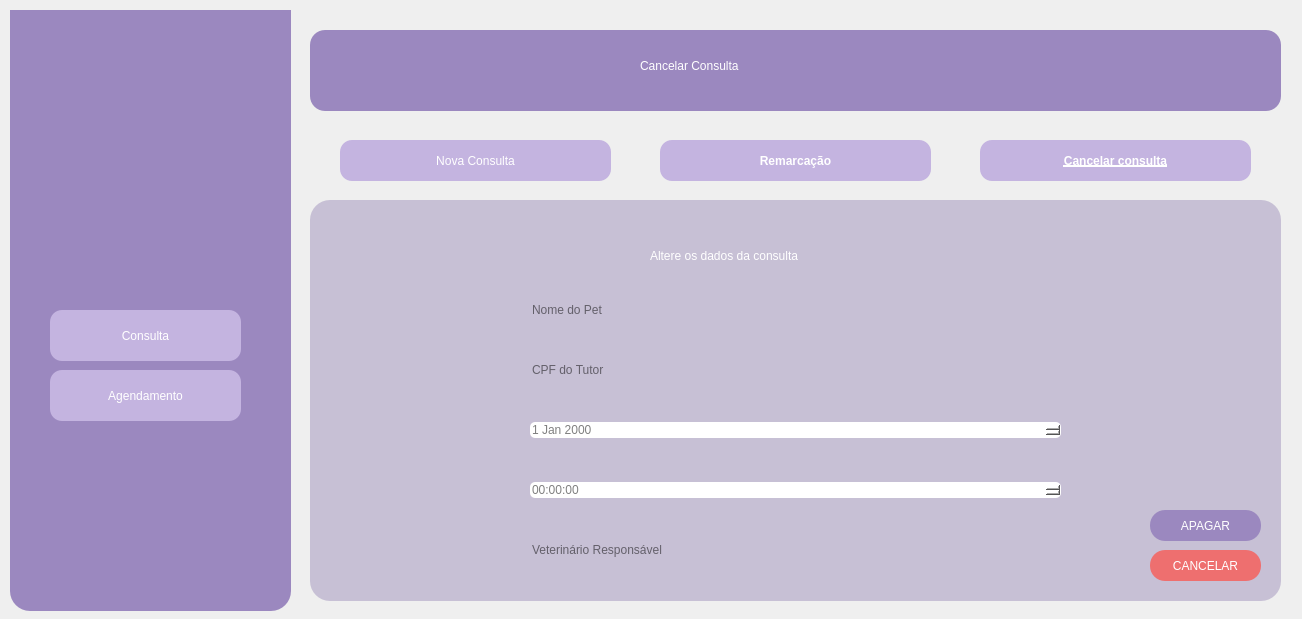
<?xml version="1.0" encoding="UTF-8"?>
<ui version="4.0">
 <class>cancelarconsulta</class>
 <widget class="QDialog" name="cancelarconsulta">
  <property name="geometry">
   <rect>
    <x>0</x>
    <y>0</y>
    <width>1302</width>
    <height>619</height>
   </rect>
  </property>
  <property name="windowTitle">
   <string>Dialog</string>
  </property>
  <widget class="QPushButton" name="remarcacaoButton">
   <property name="geometry">
    <rect>
     <x>660</x>
     <y>140</y>
     <width>271</width>
     <height>41</height>
    </rect>
   </property>
   <property name="font">
    <font>
     <family>System</family>
     <pointsize>9</pointsize>
     <italic>false</italic>
     <bold>true</bold>
     <underline>false</underline>
    </font>
   </property>
   <property name="styleSheet">
    <string notr="true">background-color: #C4B4E0;
font: 700 9pt &quot;System&quot;;
border-radius: 12px;
padding: 5px;
color: #ffffff</string>
   </property>
   <property name="text">
    <string>Remarcação</string>
   </property>
  </widget>
  <widget class="QPushButton" name="novaconsultaButton">
   <property name="geometry">
    <rect>
     <x>340</x>
     <y>140</y>
     <width>271</width>
     <height>41</height>
    </rect>
   </property>
   <property name="styleSheet">
    <string notr="true">background-color: #C4B4E0;
font: 700 9pt &quot;System&quot;;
border-radius: 12px;
padding: 5px;
color: #ffffff</string>
   </property>
   <property name="text">
    <string>Nova Consulta</string>
   </property>
  </widget>
  <widget class="QWidget" name="widget" native="true">
   <property name="geometry">
    <rect>
     <x>310</x>
     <y>30</y>
     <width>971</width>
     <height>81</height>
    </rect>
   </property>
   <property name="styleSheet">
    <string notr="true">background-color: #9B88BF; border-radius: 15px</string>
   </property>
   <widget class="QLabel" name="titulo_2">
    <property name="geometry">
     <rect>
      <x>330</x>
      <y>10</y>
      <width>471</width>
      <height>51</height>
     </rect>
    </property>
    <property name="styleSheet">
     <string notr="true">font: 30pt &quot;Garamond&quot;; color: #ffffff</string>
    </property>
    <property name="text">
     <string>Cancelar Consulta</string>
    </property>
   </widget>
  </widget>
  <widget class="QWidget" name="sidebar" native="true">
   <property name="geometry">
    <rect>
     <x>10</x>
     <y>10</y>
     <width>281</width>
     <height>601</height>
    </rect>
   </property>
   <property name="styleSheet">
    <string notr="true">background-color: #9B88BF; border-radius: 20px</string>
   </property>
   <widget class="QPushButton" name="menuButton_2">
    <property name="geometry">
     <rect>
      <x>40</x>
      <y>240</y>
      <width>191</width>
      <height>51</height>
     </rect>
    </property>
    <property name="styleSheet">
     <string notr="true">background-color: #C4B4E0;
font: 700 9pt &quot;System&quot;;
border-radius: 12px;
padding: 5px;
color: #ffffff</string>
    </property>
    <property name="text">
     <string>Menu</string>
    </property>
   </widget>
   <widget class="QPushButton" name="consultaButton_2">
    <property name="geometry">
     <rect>
      <x>40</x>
      <y>300</y>
      <width>191</width>
      <height>51</height>
     </rect>
    </property>
    <property name="styleSheet">
     <string notr="true">background-color: #C4B4E0;
font: 700 9pt &quot;System&quot;;
border-radius: 12px;
padding: 5px;
color: #ffffff</string>
    </property>
    <property name="text">
     <string>Consulta</string>
    </property>
   </widget>
   <widget class="QPushButton" name="agendamentoButton_2">
    <property name="geometry">
     <rect>
      <x>40</x>
      <y>360</y>
      <width>191</width>
      <height>51</height>
     </rect>
    </property>
    <property name="styleSheet">
     <string notr="true">background-color: #C4B4E0;
font: 700 9pt &quot;System&quot;;
border-radius: 12px;
padding: 5px;
color: #ffffff</string>
    </property>
    <property name="text">
     <string>Agendamento</string>
    </property>
   </widget>
   <widget class="QLabel" name="label_2">
    <property name="geometry">
     <rect>
      <x>-40</x>
      <y>-100</y>
      <width>371</width>
      <height>391</height>
     </rect>
    </property>
    <property name="text">
     <string/>
    </property>
    <property name="pixmap">
     <pixmap resource="resources/resources.qrc">:/images/images/logo4.png</pixmap>
    </property>
    <property name="scaledContents">
     <bool>true</bool>
    </property>
   </widget>
  </widget>
  <widget class="QPushButton" name="cancelarconsultaButton">
   <property name="geometry">
    <rect>
     <x>980</x>
     <y>140</y>
     <width>271</width>
     <height>41</height>
    </rect>
   </property>
   <property name="font">
    <font>
     <family>System</family>
     <pointsize>9</pointsize>
     <italic>false</italic>
     <bold>true</bold>
     <underline>true</underline>
    </font>
   </property>
   <property name="styleSheet">
    <string notr="true">background-color: #C4B4E0;
font: 700 9pt &quot;System&quot;;
border-radius: 12px;
padding: 5px;
color: #ffffff</string>
   </property>
   <property name="text">
    <string>Cancelar consulta</string>
   </property>
  </widget>
  <widget class="QWidget" name="data_background" native="true">
   <property name="geometry">
    <rect>
     <x>310</x>
     <y>200</y>
     <width>971</width>
     <height>401</height>
    </rect>
   </property>
   <property name="autoFillBackground">
    <bool>false</bool>
   </property>
   <property name="styleSheet">
    <string notr="true">background-color: #C7C0D5; border-radius: 20px</string>
   </property>
   <widget class="QPushButton" name="apagarButton">
    <property name="geometry">
     <rect>
      <x>840</x>
      <y>310</y>
      <width>111</width>
      <height>31</height>
     </rect>
    </property>
    <property name="styleSheet">
     <string notr="true">background-color: #9B88BF;
font: 700 15pt &quot;System&quot;;
border-radius: 15px;
padding: 5px;
color: #ffffff</string>
    </property>
    <property name="text">
     <string>APAGAR</string>
    </property>
   </widget>
   <widget class="QPushButton" name="cancelarButton_2">
    <property name="geometry">
     <rect>
      <x>840</x>
      <y>350</y>
      <width>111</width>
      <height>31</height>
     </rect>
    </property>
    <property name="styleSheet">
     <string notr="true">background-color: #EE6F6F;
font: 700 15pt &quot;System&quot;;
border-radius: 15px;
padding: 5px;
color: #ffffff</string>
    </property>
    <property name="text">
     <string>CANCELAR</string>
    </property>
   </widget>
   <widget class="QLabel" name="texto_2">
    <property name="geometry">
     <rect>
      <x>340</x>
      <y>40</y>
      <width>341</width>
      <height>31</height>
     </rect>
    </property>
    <property name="styleSheet">
     <string notr="true">font: 15pt &quot;Trebuchet MS&quot;; color: #ffffff</string>
    </property>
    <property name="text">
     <string>Altere os dados da consulta</string>
    </property>
   </widget>
   <widget class="QWidget" name="verticalLayoutWidget_2">
    <property name="geometry">
     <rect>
      <x>220</x>
      <y>80</y>
      <width>531</width>
      <height>301</height>
     </rect>
    </property>
    <layout class="QVBoxLayout" name="verticalLayout_2">
     <property name="spacing">
      <number>22</number>
     </property>
     <property name="rightMargin">
      <number>0</number>
     </property>
     <item>
      <widget class="QLineEdit" name="nomePet_2">
       <property name="sizePolicy">
        <sizepolicy hsizetype="Expanding" vsizetype="Fixed">
         <horstretch>0</horstretch>
         <verstretch>0</verstretch>
        </sizepolicy>
       </property>
       <property name="autoFillBackground">
        <bool>false</bool>
       </property>
       <property name="styleSheet">
        <string notr="true">

QLineEdit {
    font-size: 14px;
    color: black;
    border: 1px solid gray;
    border-radius: 5px;
    padding: 5px;
}
QLineEdit:placeholder {
    color: gray;
    font-style: italic;
}

; background-color: #ffffff</string>
       </property>
       <property name="placeholderText">
        <string>Nome do Pet</string>
       </property>
      </widget>
     </item>
     <item>
      <widget class="QLineEdit" name="cpfTutor_2">
       <property name="sizePolicy">
        <sizepolicy hsizetype="Expanding" vsizetype="Fixed">
         <horstretch>0</horstretch>
         <verstretch>0</verstretch>
        </sizepolicy>
       </property>
       <property name="autoFillBackground">
        <bool>false</bool>
       </property>
       <property name="styleSheet">
        <string notr="true">

QLineEdit {
    font-size: 14px;
    color: black;
    border: 1px solid gray;
    border-radius: 5px;
    padding: 5px;
}
QLineEdit:placeholder {
    color: gray;
    font-style: italic;
}

; background-color: #ffffff</string>
       </property>
       <property name="placeholderText">
        <string>CPF do Tutor</string>
       </property>
      </widget>
     </item>
     <item>
      <widget class="QDateEdit" name="dateEdit_2">
       <property name="enabled">
        <bool>true</bool>
       </property>
       <property name="sizePolicy">
        <sizepolicy hsizetype="Minimum" vsizetype="Fixed">
         <horstretch>0</horstretch>
         <verstretch>0</verstretch>
        </sizepolicy>
       </property>
       <property name="styleSheet">
        <string notr="true">color: gray;
background-color: rgb(255, 255, 255);
border-radius: 5px;
border-color: rgb(0, 0, 0);
</string>
       </property>
      </widget>
     </item>
     <item>
      <widget class="QTimeEdit" name="timeEdit_2">
       <property name="styleSheet">
        <string notr="true">color: gray;
background-color: rgb(255, 255, 255);
border-radius: 5px;
border-color: rgb(0, 0, 0);
</string>
       </property>
      </widget>
     </item>
     <item>
      <widget class="QLineEdit" name="veterinarioEdit_2">
       <property name="sizePolicy">
        <sizepolicy hsizetype="Expanding" vsizetype="Fixed">
         <horstretch>0</horstretch>
         <verstretch>0</verstretch>
        </sizepolicy>
       </property>
       <property name="autoFillBackground">
        <bool>false</bool>
       </property>
       <property name="styleSheet">
        <string notr="true">

QLineEdit {
    font-size: 14px;
    color: black;
    border: 1px solid gray;
    border-radius: 5px;
    padding: 5px;
}
QLineEdit:placeholder {
    color: gray;
    font-style: italic;
}

; background-color: #ffffff</string>
       </property>
       <property name="placeholderText">
        <string>Veterinário Responsável</string>
       </property>
      </widget>
     </item>
    </layout>
   </widget>
  </widget>
 </widget>
 <resources>
  <include location="resources/resources.qrc"/>
 </resources>
 <connections/>
</ui>
